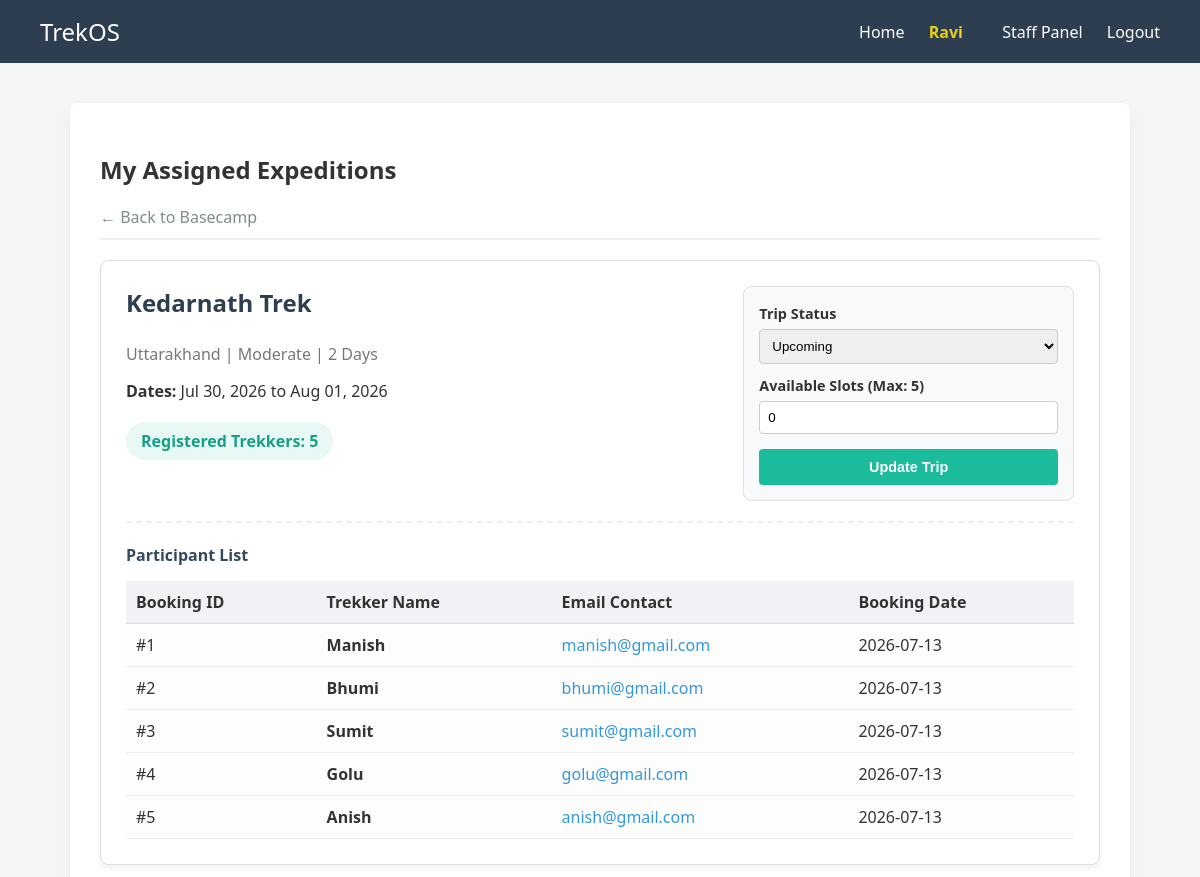
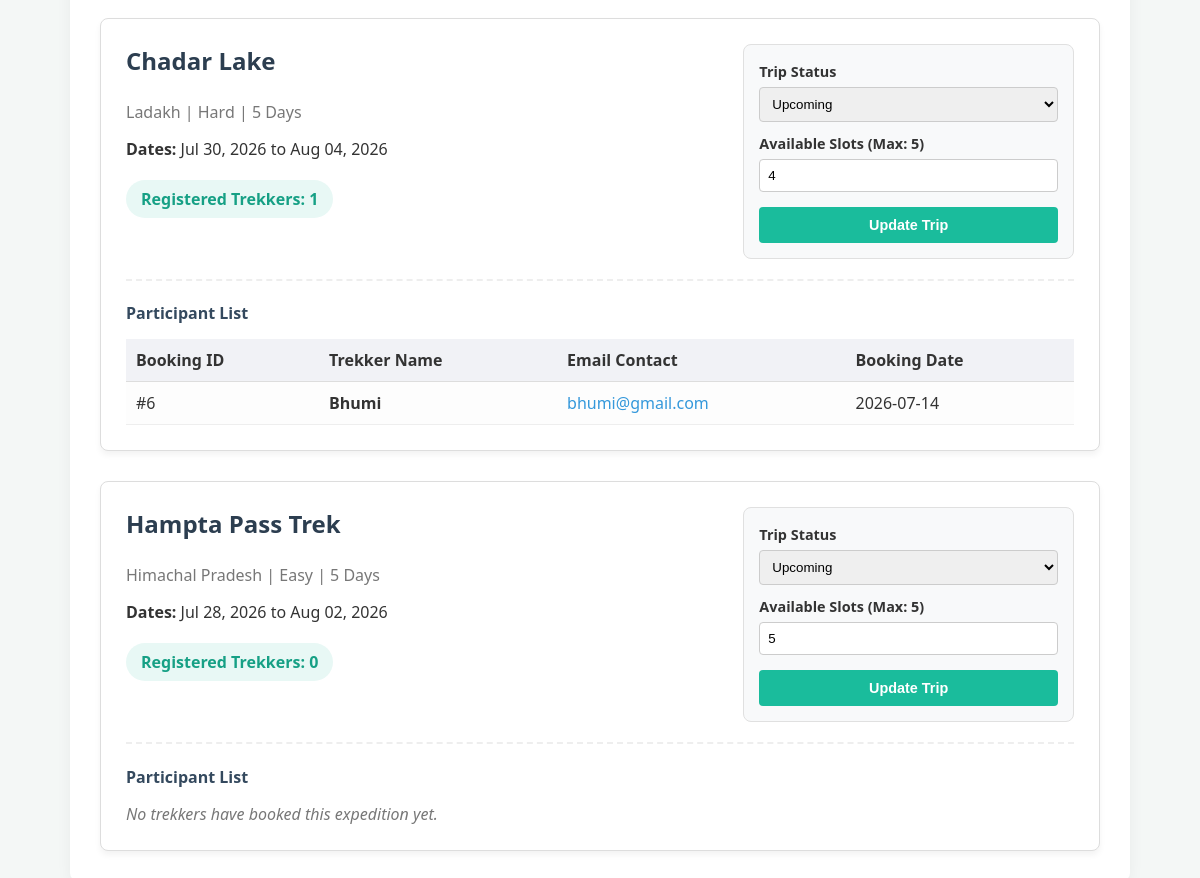
/staff/manage_trek (signed in), run on the app's committed database (2 pictures, top to bottom).
### models/users.py (models this page shows)
class Users(db.Model):
    __tablename__ = 'users'
    id = db.Column(db.Integer, primary_key=True,autoincrement=True)
    name = db.Column(db.String(50), nullable=False)
    email = db.Column(db.String(50), unique=True, nullable=False)
    password = db.Column(db.String(250), nullable=False)
    role = db.Column(db.String(30), nullable=False, default='user')
    active = db.Column(db.Boolean, default=True)
    blacklisted = db.Column(db.Boolean, default=False)
    time_created = db.Column(db.DateTime, default=db.func.current_timestamp())
    staff_profile = db.relationship('Staff', backref='user', lazy=True, uselist=False)
    bookings = db.relationship('Booking', backref='user', lazy=True)
    assigned_treks = db.relationship('Trek', backref='assigned_staff', lazy=True, foreign_keys='Trek.assigned_staff_id')

### models/trek.py (models this page shows)
class Trek(db.Model):
    __tablename__ = 'trek'
    id = db.Column(db.Integer, primary_key=True, autoincrement=True)
    name = db.Column(db.String(50), nullable=False)
    location = db.Column(db.String(100), nullable=False)
    difficulty = db.Column(db.String(50), nullable=False)
    duration = db.Column(db.Integer, nullable=False)
    max_slots = db.Column(db.Integer, nullable=False)
    available_slots = db.Column(db.Integer, nullable=False)
    start_date = db.Column(db.Date, nullable=False)
    end_date = db.Column(db.Date, nullable=False)
    status = db.Column(db.String(20), nullable=False, default='pending')
    assigned_staff_id = db.Column(db.Integer, db.ForeignKey('users.id'), nullable=True)
    description = db.Column(db.Text, default=' ')
    bookings = db.relationship('Booking', backref='trek', lazy=True)

### models/booking.py (models this page shows)
class Booking(db.Model):
    __tablename__ = 'booking'
    id = db.Column(db.Integer, primary_key=True, autoincrement=True)
    user_id = db.Column(db.Integer, db.ForeignKey('users.id'), nullable=False)
    trek_id = db.Column(db.Integer, db.ForeignKey('trek.id'), nullable=False)
    booking_date = db.Column(db.DateTime, default=db.func.current_timestamp())
    status = db.Column(db.String(20), nullable=False, default='Booked')

### app.py (the view)
    def decorated_function(*args, **kwargs):
        if 'user_id' not in session:
            flash('Please log in to access this page.', 'error')
            return redirect(url_for('login'))
        return f(*args, **kwargs)

### app.py (called while the page is built, shortened)
def login_required(f):
    def decorated_function(*args, **kwargs):
        if 'user_id' not in session:
            flash('Please log in to access this page.', 'error')
            return redirect(url_for('login'))
        return f(*args, **kwargs)
    decorated_function.__name__ = f.__name__
    return decorated_function

@app.context_processor
def inject_user():
    current_user = None
    if 'user_id' in session:
        current_user = Users.query.get(session['user_id'])
    return dict(current_user=current_user)

@app.route('/staff/manage_trek', methods=['GET', 'POST'])
@login_required
def staff_manage_trek():
    if session.get('role') != 'staff':
        return redirect(url_for('index'))
    staff_profile = Staff.query.filter_by(user_id=session['user_id']).first()
    if staff_profile.approved_status != 'approved':
        flash('Your account must be approved by an Admin to manage treks.', 'error')
        return redirect(url_for('staff_dashboard'))
    assigned_treks = Trek.query.filter_by(assigned_staff_id=session['user_id']).all()
    trek_bookings = {}
    for trek in assigned_treks:
        trek_bookings[trek.id] = Booking.query.filter_by(trek_id=trek.id).all()
    return render_template('staff/manage_trek.html', treks=assigned_treks, bookings=trek_bookings)

### templates/staff/manage_trek.html (shortened to what this page needs)
{% extends "base.html" %}
{% block content %}
<div style="border-bottom: 2px solid #eee; padding-bottom: 10px; margin-bottom: 20px;">
    <h2>My Assigned Expeditions</h2>
    <a href="/staff/dashboard" style="color: #7f8c8d; text-decoration: none;">&larr; Back to Basecamp</a>
</div>
{% if treks %}
    <div style="display: grid; gap: 30px;">
        {% for trek in treks %}
        <div style="background: white; border: 1px solid #ddd; border-radius: 8px; padding: 25px; box-shadow: 0 4px 6px rgba(0,0,0,0.05);">
            <div style="display: flex; justify-content: space-between; align-items: flex-start; gap: 20px; border-bottom: 2px dashed #eee; padding-bottom: 20px; margin-bottom: 20px;">
                <div style="flex: 2;">
                    <h3 style="margin-top: 0; color: #2c3e50; font-size: 1.5rem;">{{ trek.name }}</h3>
                    <p style="color: #777; margin-bottom: 15px;">{{ trek.location }} | {{ trek.difficulty }} | {{ trek.duration }} Days</p>
                    <p style="margin: 5px 0;"><strong>Dates:</strong> {{ trek.start_date.strftime('%b %d, %Y') }} to {{ trek.end_date.strftime('%b %d, %Y') }}</p>
                    <div style="margin-top: 15px; display: inline-block; background: #e8f8f5; color: #16a085; padding: 8px 15px; border-radius: 20px; font-weight: bold;">
                        Registered Trekkers: {{ bookings[trek.id]|length }}
                    </div>
                </div>
                <div style="flex: 1; background: #f8f9fa; padding: 15px; border-radius: 8px; border: 1px solid #e0e0e0;">
                    <form method="POST" action="/staff/manage_trek" style="margin: 0;">
                        <div class="form-group" style="margin-bottom: 10px;">
                            <label style="font-weight: bold; font-size: 0.9rem;">Trip Status</label>
                            <select name="status" class="form-control" style="width: 100%; padding: 8px;">
                                <option value="Upcoming" {% if trek.status == 'Upcoming' %}selected{% endif %}>Upcoming</option>
                            </select>
                        </div>
                        <div class="form-group" style="margin-bottom: 15px;">
                            <label style="font-weight: bold; font-size: 0.9rem;">Available Slots (Max: {{ trek.max_slots }})</label>
                            <input type="number" name="available_slots" class="form-control" value="{{ trek.available_slots }}" min="0" max="{{ trek.max_slots }}" style="width: 100%; padding: 8px;">
                        </div>
                        <button type="submit" class="btn btn-primary" style="width: 100%; font-size: 0.9rem; padding: 10px;">Update Trip</button>
                    </form>
                </div>
            </div>
            <div>
                <h4 style="color: #34495e; margin-bottom: 15px;">Participant List</h4>
                {% if bookings[trek.id] %}
                    <table style="width: 100%; border-collapse: collapse; background: #fdfdfd;">
                        <tr style="background-color: #f1f2f6; text-align: left;">
                            <th style="padding: 10px; border-bottom: 1px solid #ddd;">Booking ID</th>
                            <th style="padding: 10px; border-bottom: 1px solid #ddd;">Trekker Name</th>
                            <th style="padding: 10px; border-bottom: 1px solid #ddd;">Email Contact</th>
                            <th style="padding: 10px; border-bottom: 1px solid #ddd;">Booking Date</th>
                        </tr>
                        {% for booking in bookings[trek.id] %}
                        <tr>
                            <td style="padding: 10px; border-bottom: 1px solid #eee;">#{{ booking.id }}</td>
                            <td style="padding: 10px; border-bottom: 1px solid #eee;"><strong>{{ booking.user.name }}</strong></td>
                            <td style="padding: 10px; border-bottom: 1px solid #eee;">
                                <a href="mailto:{{ booking.user.email }}" style="color: #3498db; text-decoration: none;">{{ booking.user.email }}</a>
                            </td>
                            <td style="padding: 10px; border-bottom: 1px solid #eee;">{{ booking.booking_date.strftime('%Y-%m-%d') if booking.booking_date else 'N/A' }}</td>
                        </tr>
                        {% endfor %}
                    </table>
                {% else %}
                    <p style="color: #777; font-style: italic; margin: 0;">No trekkers have booked this expedition yet.</p>
                {% endif %}
            </div>
        </div>
        {% endfor %}
    </div>
{% else %}
    <div style="background: #f8f9fa; padding: 40px; text-align: center; border-radius: 8px; border: 2px dashed #ccc;">
        <h3 style="color: #777;">No Assignments Yet</h3>
        <p style="color: #999;">You haven't been assigned to lead any treks right now. Check back later!</p>
    </div>
{% endif %}
{% endblock %}

### templates/base.html (shortened to what this page needs)
<!DOCTYPE html>
<html lang="en">
<head>
    <link rel="stylesheet" href="{{ url_for('static', filename='css/style.css') }}">
</head>
<body>
    <nav class="navbar">
        <a href="/" class="logo" style="margin:0;">TrekOS</a>
        <div>
            <a href="/">Home</a>
            {% if current_user %}
                <span style="margin-left: 20px; margin-right: 15px; color:#e9d014; font-weight: bold;">{{ current_user.name }}</span>
                {% if current_user.role == 'admin' %}
                    <a href="/admin/dashboard">Admin Panel</a>
                {% elif current_user.role == 'staff' %}
                    <a href="/staff/dashboard">Staff Panel</a>
                {% elif current_user.role == 'user' %}
                    <a href="/user/dashboard">My Dashboard</a>
                    <a href="/user/profile">Profile</a>
                {% endif %}
                <a href="/logout">Logout</a>
            {% else %}
                <a href="/login">Login</a>
                <a href="/register">Register</a>
            {% endif %}
        </div>
    </nav>
    <div class="container">
        {% block content %}{% endblock %}
    </div>
</body>
</html>

### static/css/style.css (style rules this page uses)
body { font-family: 'Segoe UI', Tahoma, Geneva, Verdana, sans-serif; margin: 0; background-color: #f4f7f6; color: #333; }
.navbar { background: #2c3e50; padding: 15px 40px; display: flex; justify-content: space-between; align-items: center; color: white; }
.navbar a { color: white; text-decoration: none; margin-left: 20px; font-weight: 500; transition: 0.2s; }
.logo { font-size: 1.5rem; font-weight: bold; }
.container { max-width: 1000px; margin: 40px auto; padding: 30px; background: white; border-radius: 8px; box-shadow: 0 4px 15px rgba(0,0,0,0.05); }
.form-group { margin-bottom: 15px; }
.form-control { width: 100%; padding: 10px; margin-top: 5px; border: 1px solid #ccc; border-radius: 4px; box-sizing: border-box; }
.btn { padding: 10px 20px; border: none; border-radius: 04px; cursor: pointer; font-weight: bold; width: 100%; }
.btn-primary { background: #1abc9c; color: white; }

### data on the page
Users: name "Ravi"
Trek: name "Kedarnath Trek", location "Uttarakhand", difficulty "Moderate", duration "2", start_date "Jul 30, 2026", end_date "Aug 01, 2026", bookings "5", max_slots "5", available_slots "0"
Booking: id "1", user.name "Manish", user.email "manish@gmail.com", booking_date "2026-07-13"
Booking: id "2", user.name "Bhumi", user.email "bhumi@gmail.com", booking_date "2026-07-13"
Booking: id "3", user.name "Sumit", user.email "sumit@gmail.com", booking_date "2026-07-13"
Booking: id "4", user.name "Golu", user.email "golu@gmail.com", booking_date "2026-07-13"
Booking: id "5", user.name "Anish", user.email "anish@gmail.com", booking_date "2026-07-13"
Trek: name "Chadar Lake", location "Ladakh", difficulty "Hard", duration "5", start_date "Jul 30, 2026", end_date "Aug 04, 2026", bookings "1", max_slots "5", available_slots "4"
Booking: id "6", user.name "Bhumi", user.email "bhumi@gmail.com", booking_date "2026-07-14"
Trek: name "Hampta Pass Trek", location "Himachal Pradesh", difficulty "Easy", duration "5", start_date "Jul 28, 2026", end_date "Aug 02, 2026", bookings "0", max_slots "5", available_slots "5", shows "No trekkers have booked this expedition yet."
